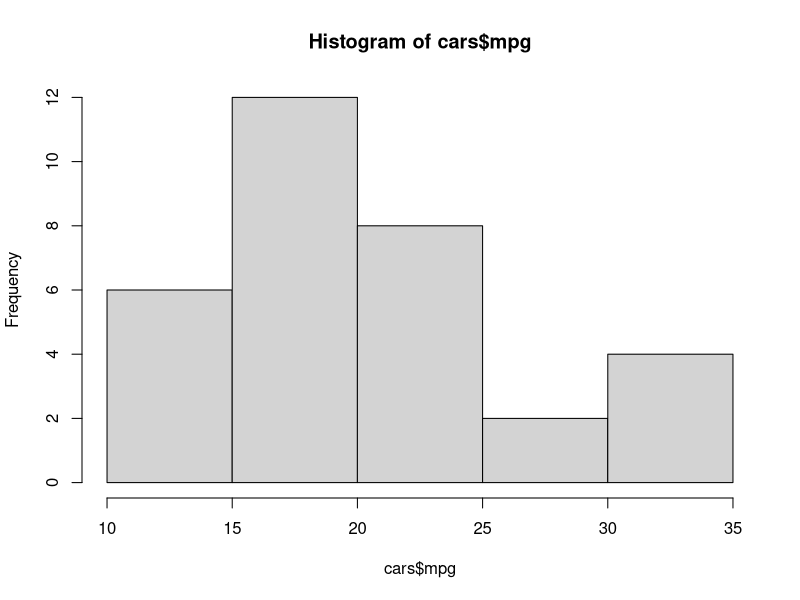
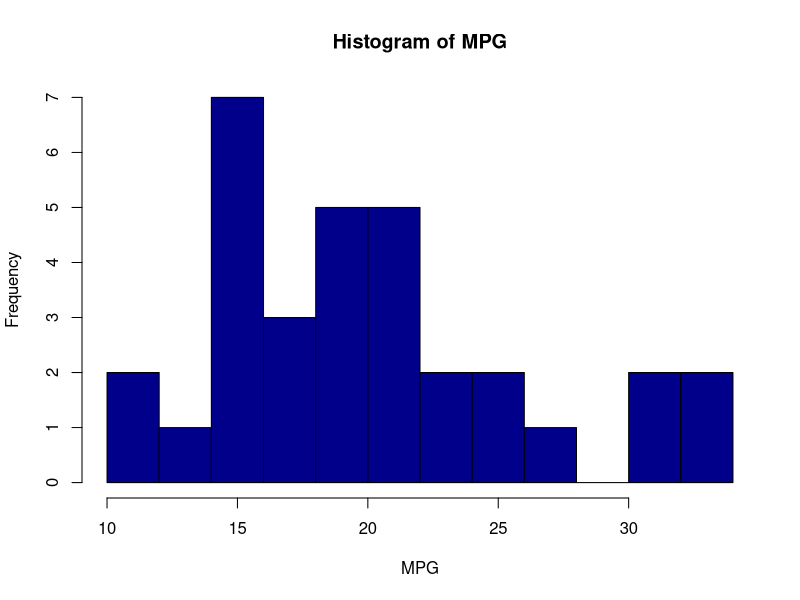
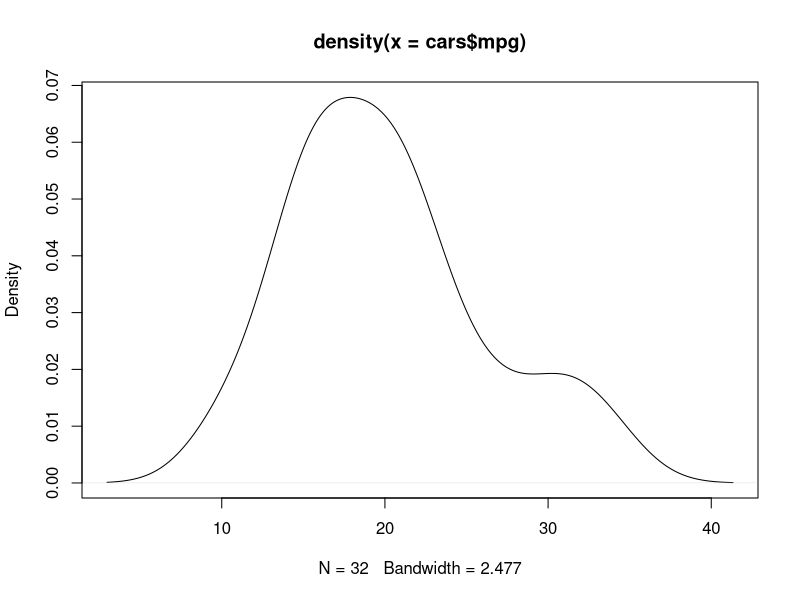
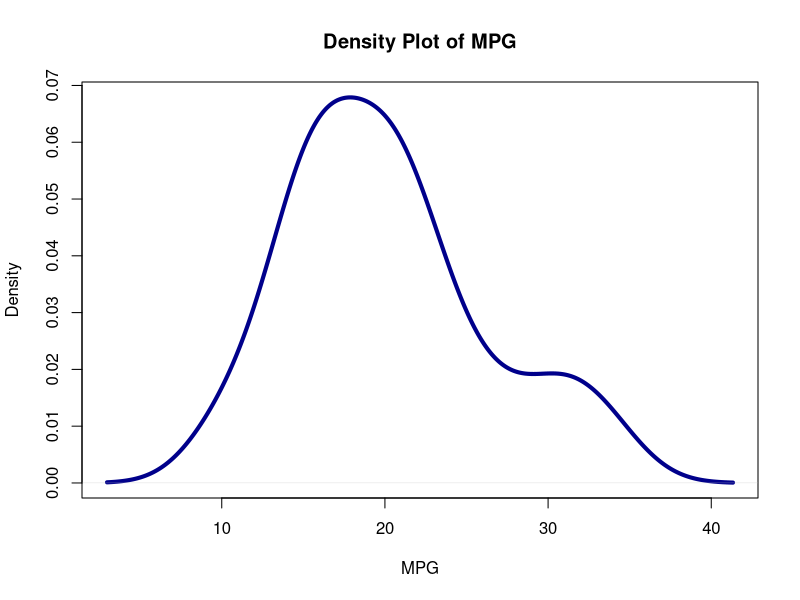
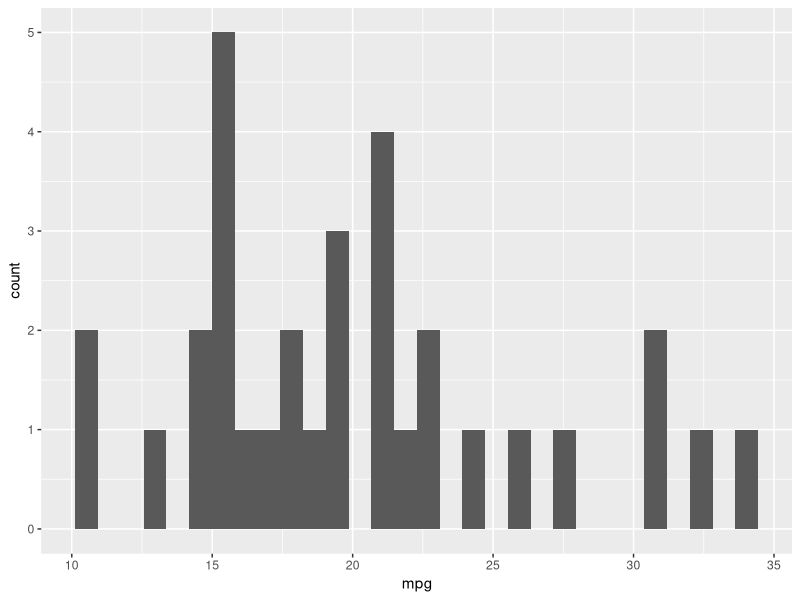
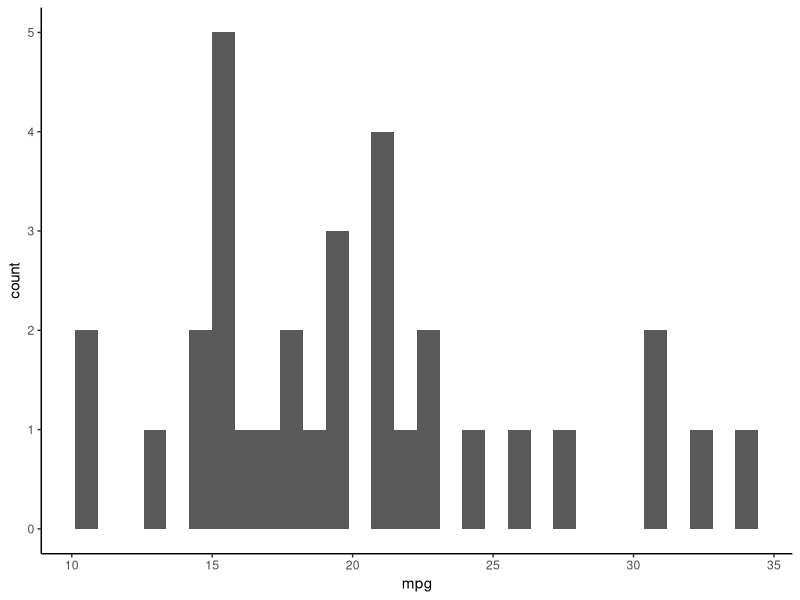
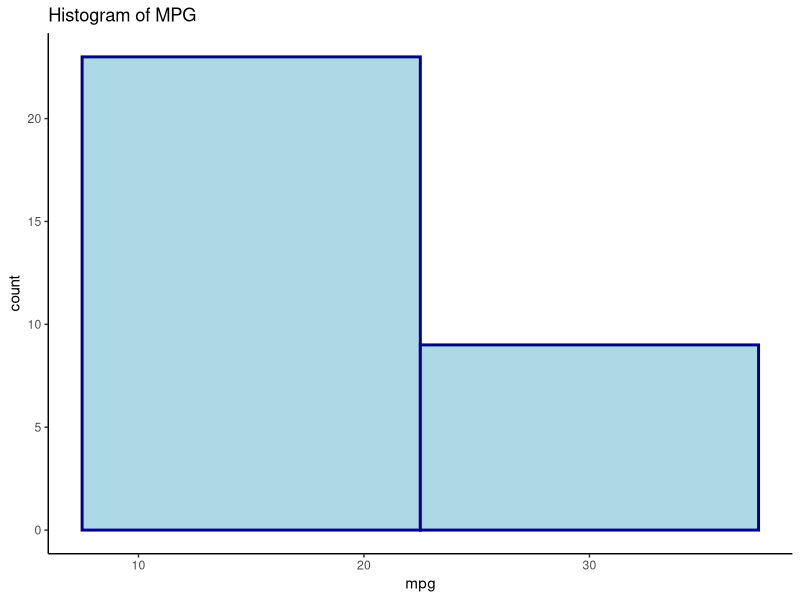
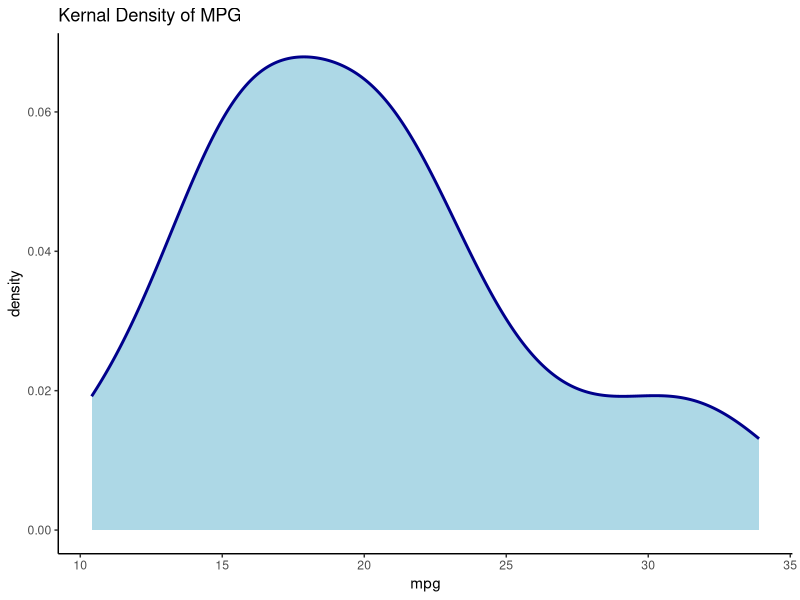

Write R code to recreate these figures, in order.
## ---- chunk 1
cars <- mtcars
hist(cars$mpg)
## ---- chunk 2
hist(cars$mpg,
     xlab = "MPG", ylab = "Frequency",  main = "Histogram of MPG", # Add labels
     breaks=12,  # set number of bins
     col = "dark blue") # change color 


## ---- chunk 3
plot(density(cars$mpg))

## ---- chunk 4
plot(density(cars$mpg),
     xlab = "MPG", ylab = "Density",  main = "Density Plot of MPG", # Add labels
     col = "dark blue", lwd = 4) # change color and width of line

## ---- chunk 5
# This demo requires the 'ggplot' package 
if( !is.element("ggplot2", installed.packages()[,1]) )
  install.packages("ggplot2")

suppressPackageStartupMessages(library(ggplot2))

## Base histogram plot in ggplot 
ggplot(cars, aes(x=mpg)) + geom_histogram()
## ---- chunk 6
ggplot(cars, aes(x=mpg)) + 
  geom_histogram() +
  theme_classic()
## ---- chunk 7

ggplot(cars, aes(x=mpg)) + 
  geom_histogram(color="dark blue", size=1, fill="light blue", binwidth=15) +  # change color and adjust bindwidth
  ggtitle("Histogram of MPG") + # add a title to the plot 
  theme_classic()

## ---- chunk 8

ggplot(cars, aes(x=mpg)) + 
  geom_density(color="dark blue", size=1, fill="light blue") + # change to geom_density for density plot 
  ggtitle("Kernal Density of MPG") + 
  theme_classic()

